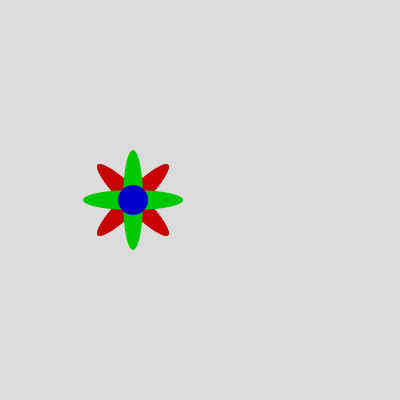
Frame 1 (no input)
Frame 60 (the mouse pressed at the canvas centre just before this capture): identical to frame 1, image omitted
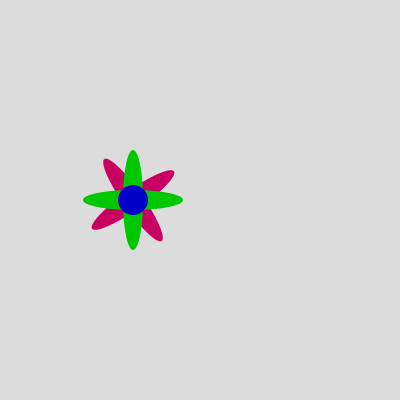
Frame 120 (the mouse held since frame 60 and released just before this capture)

The Processing sketch that drew these frames (run headless with seeded random() and noise(); from frame 60 on, the mouse is pressed at the canvas centre):

// Processing sketch: processing_105806
// ── processing_105806.pde

//Variables: primitives, only store data.
//Objects: complex data types,
//they store different information: data + functionality

//declare the object - It is a variable too!
Flower myFlower;

void setup(){
size (400,400);
noStroke();

//initialize the object - create a new one from our cookie cutter...
//by using the operator 'new', not by default value 
myFlower = new Flower();
}

void draw(){
  background(220);
  translate(width/3, height/2);
  //use it - call methods, you have access by using . (point)
  myFlower.petal(mouseX/2, mouseX/2);
}
//DATA - Variables, now hidden here in teh class...
//CONSTRUCTOR - Initialization, like the setup... 
//FUNCTIONALITY - like the draw...

//CLASS NAME //////////////////////////////////////
class Flower {

  //DATA //////////////////////////////////////
  color petalCol_a;
  color petalCol_b;
  int petalWidth;

  color centerCol_a;
  int centerWidth_a;

  int vel;

  //CONSTRUCTOR //////////////////////////////////////
  Flower() {
    petalCol_a = color(200, 0, 0);
    petalCol_b = color(0, 200, 0);
    petalWidth = 100;

    centerCol_a = color(0, 0, 200);
    centerWidth_a = 30;
  }


  //FUNCTIONALITY //////////////////////////////////////
  // functions, called methods...
  void petal(int _col, int _rot) {
    //Petals rect angle
    pushMatrix();
    rotate(radians(45 + _rot));
    fill(petalCol_a + _col);
    ellipse(0, 0, 20, petalWidth);
    ellipse(0, 0, petalWidth, 20);
    popMatrix();

    //Petals rect angle
    fill(petalCol_b);
    ellipse(0, 0, 20, petalWidth);
    ellipse(0, 0, petalWidth, 20);

    //center of the flower 
    fill(centerCol_a);
    ellipse(0, 0, centerWidth_a, centerWidth_a);
  }

  //CLOSING CLASS //////////////////////////////////////
}
